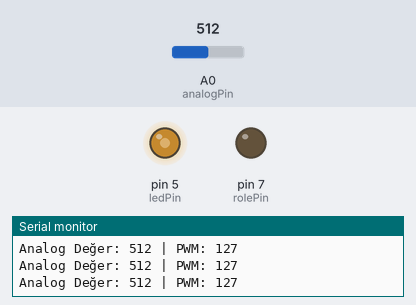
The sketch below on a simulated Arduino Uno, built with avr-gcc and run on an emulated ATmega328P. Shown: output pins drawn as LEDs (lit = HIGH), the last lines printed to the serial monitor. Inputs (shaded band) come from the test bench; at power-on: A0 (analogPin) = 512.

Above: at 1.2 s.
1.3 s: A0 (analogPin) set to 716
At 1.7 s:
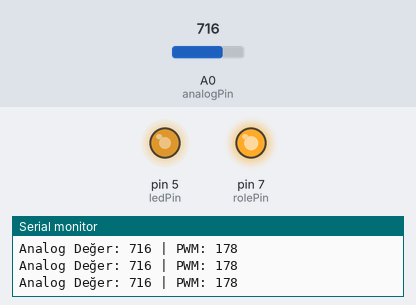
2.8 s: A0 (analogPin) set to 900
At 3.2 s:
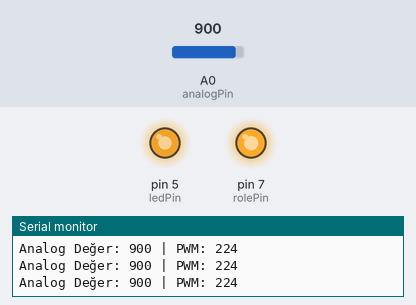
4.3 s: A0 (analogPin) set to 140
At 4.7 s:
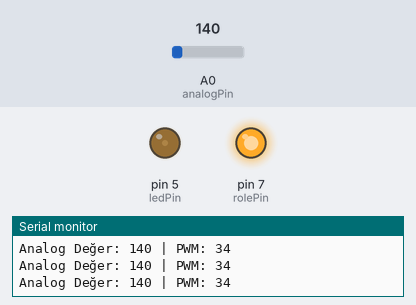
5.8 s: A0 (analogPin) set to 0
At 6.2 s:
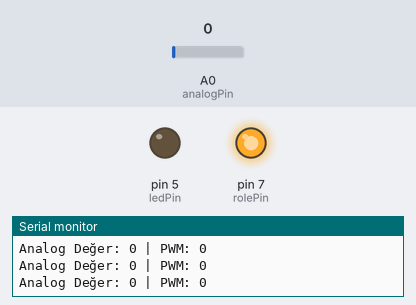
7.3 s: A0 (analogPin) set to 511
At 7.7 s:
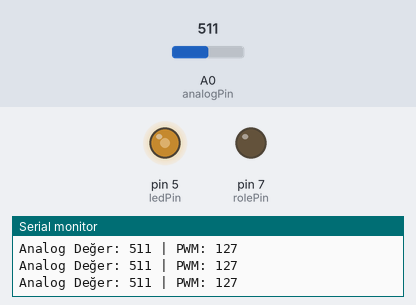
Timing chart, 0 to 9.8 s (numbered marks = the images above; inputs shaded):
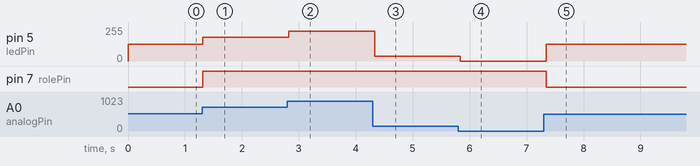

The sketch:

sketch_apr7a.ino
```cpp
  const int analogPin = A0;   // Analog giriş (potansiyometre/sensör)
const int ledPin = 5;       // PWM çıkışı (LED için)
const int rolePin = 7;      // Dijital çıkış (Röle kontrol)


int okunanDeger = 0;        // A0'dan okunan değer
int parlaklik = 0;          // PWM değeri (0 - 255)

void setup() {
  pinMode(ledPin, OUTPUT);
  pinMode(rolePin, OUTPUT);
  Serial.begin(9600);
}

void loop() {
  okunanDeger = analogRead(analogPin);         // 0 - 1023
  parlaklik = map(okunanDeger, 0, 1023, 0, 255); // PWM'e ölçekleme

  analogWrite(ledPin, parlaklik);              // LED parlaklığı ayarla

  // Röle kontrolü: 75 <= değer <= 150 aralığında aktif
  if (parlaklik >= 75 && parlaklik <= 150)
  {
    digitalWrite(rolePin, LOW);  // Röle aç
  }
  else
  {
    digitalWrite(rolePin, HIGH);   // Röle kapat
  }

  // Seri monitör üzerinden takip
  Serial.print("Analog Değer: ");
  Serial.print(okunanDeger);
  Serial.print(" | PWM: ");
  Serial.println(parlaklik);

  delay(100);
}
```

Measured:
- after the input at 1.3 s, pin 5 (ledPin): 127/255 → 178/255 at once; pin 7 (rolePin): LOW → HIGH at once
- after the input at 2.8 s, pin 5 (ledPin): 178/255 → 224/255 at once
- after the input at 4.3 s, pin 5 (ledPin): 224/255 → 34/255 at once
- after the input at 5.8 s, pin 5 (ledPin): 34/255 → 0/255 at once
- after the input at 7.3 s, pin 5 (ledPin): 0/255 → 127/255 after 0.05 s; pin 7 (rolePin): HIGH → LOW after 0.05 s
